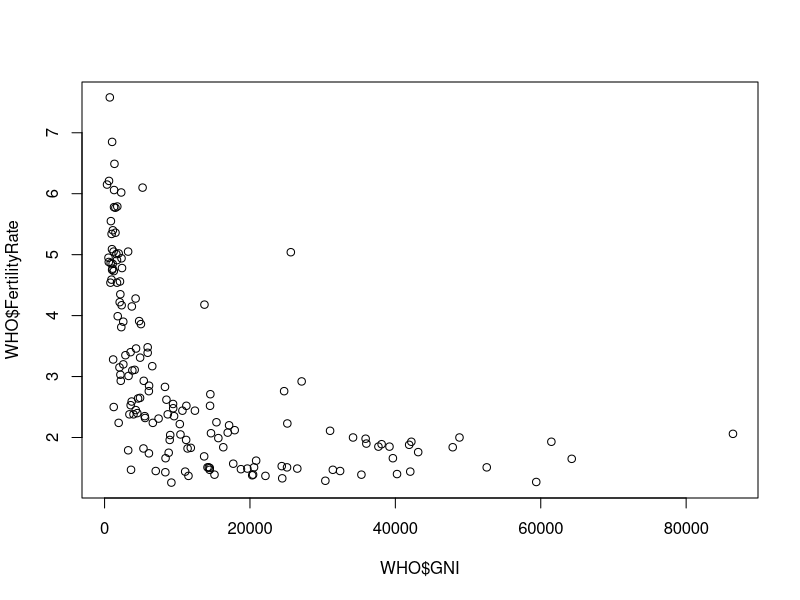
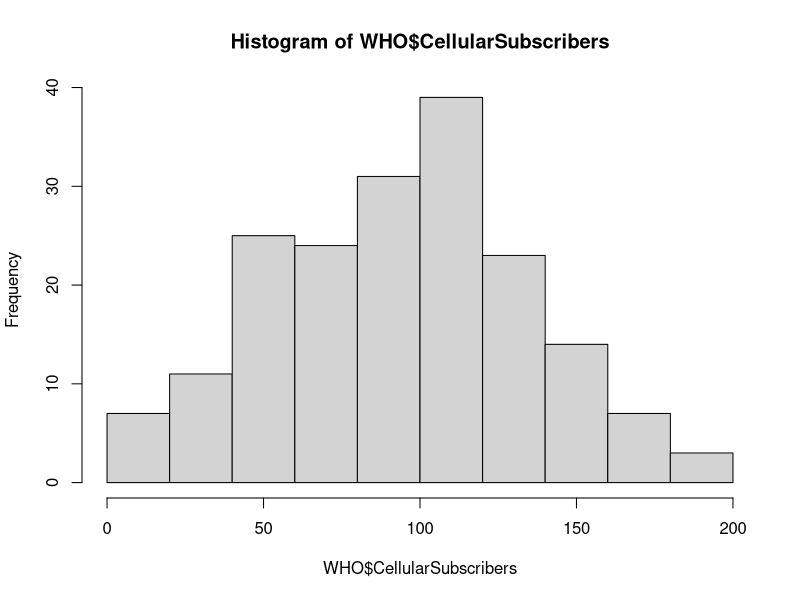
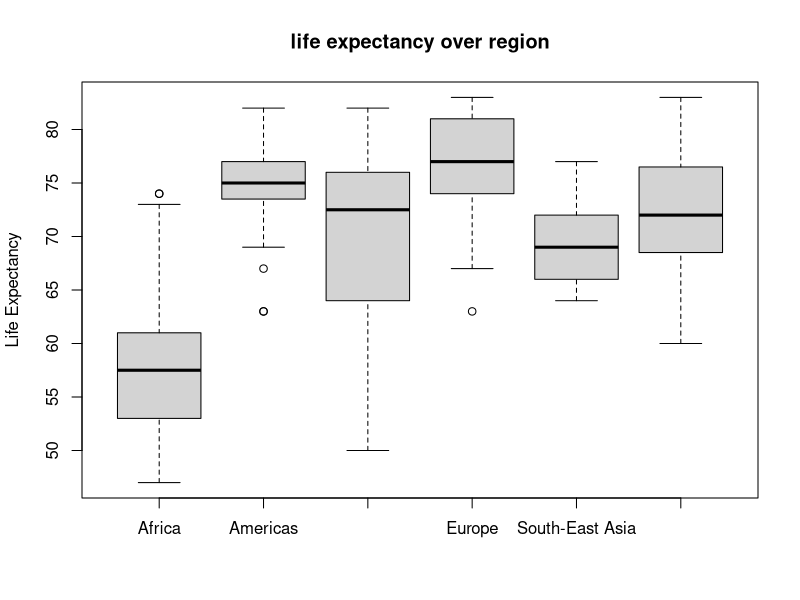

Reproduce these figures in R, in order.
WHO=read.csv("WHO.csv")
str(WHO)
summary(WHO)
WHO_europe = subset(WHO, Region == "Europe")
write.csv(WHO_europe, "who_europe.csv")
plot(WHO$GNI, WHO$FertilityRate)
mean(WHO$Over60)
which.min(WHO$Over60)
#WHO$Country[183]
WHO$Country[which.min(WHO$Over60)]
WHO$Country[which.max(WHO$LiteracyRate)]
hist(WHO$CellularSubscribers)
boxplot(WHO$LifeExpectancy ~ WHO$Region, xlab="",ylab="Life Expectancy",main="life expectancy over region")
table(WHO$Region)
tapply(WHO$ChildMortality,WHO$Region,mean)
WHO$Population[match("Europe",WHO$Region)]
